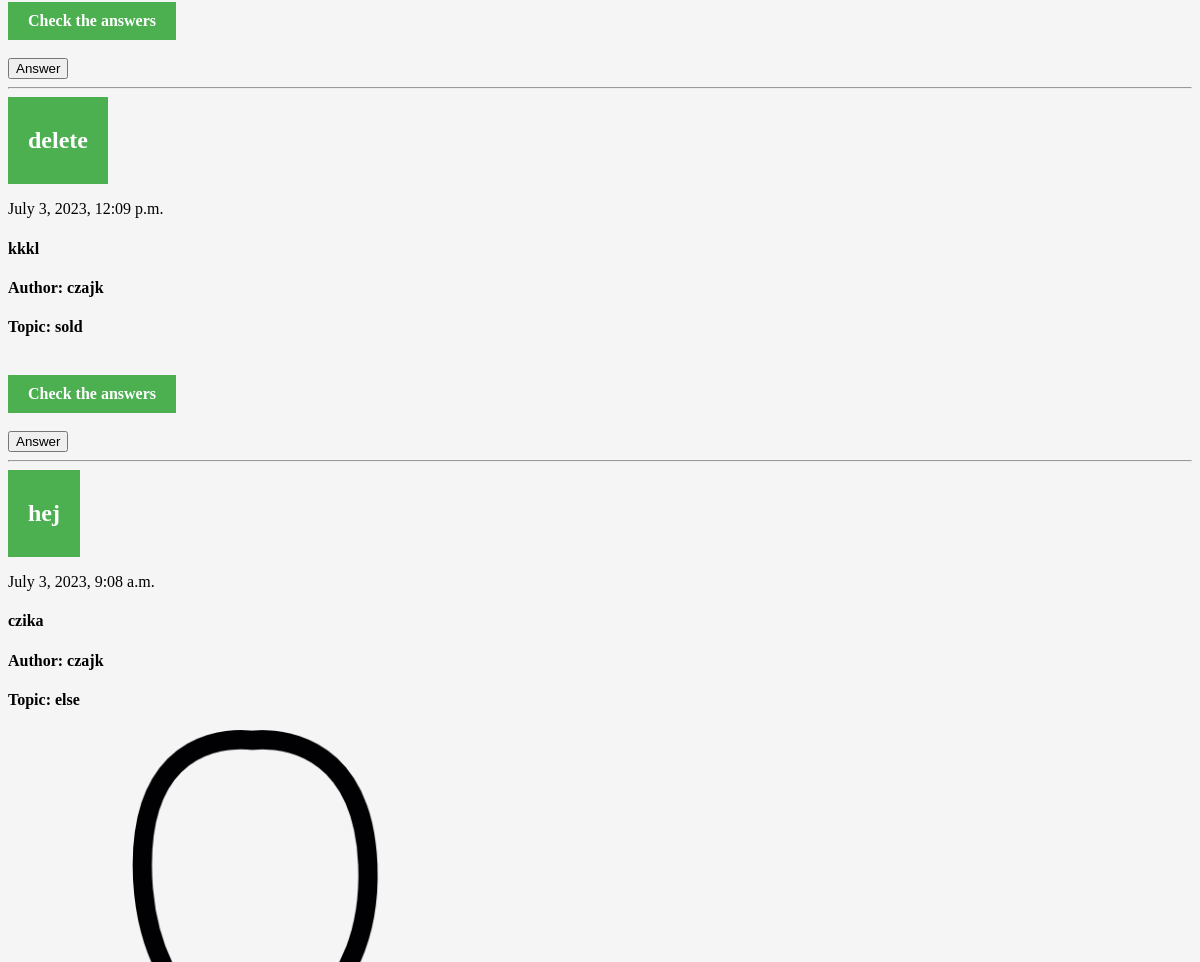
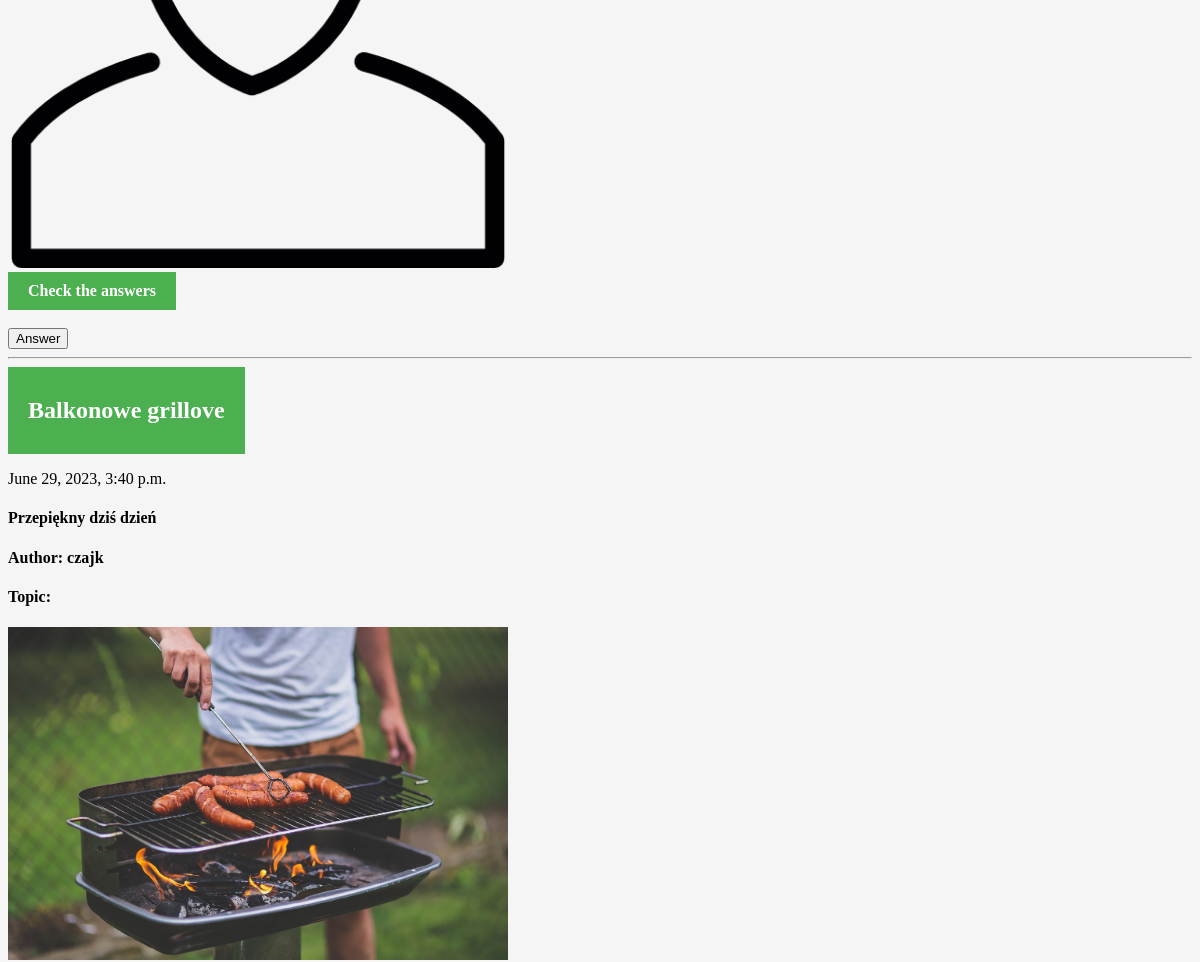
Page /post/ (middle part) on the earlier database version (2 pictures, top to bottom).
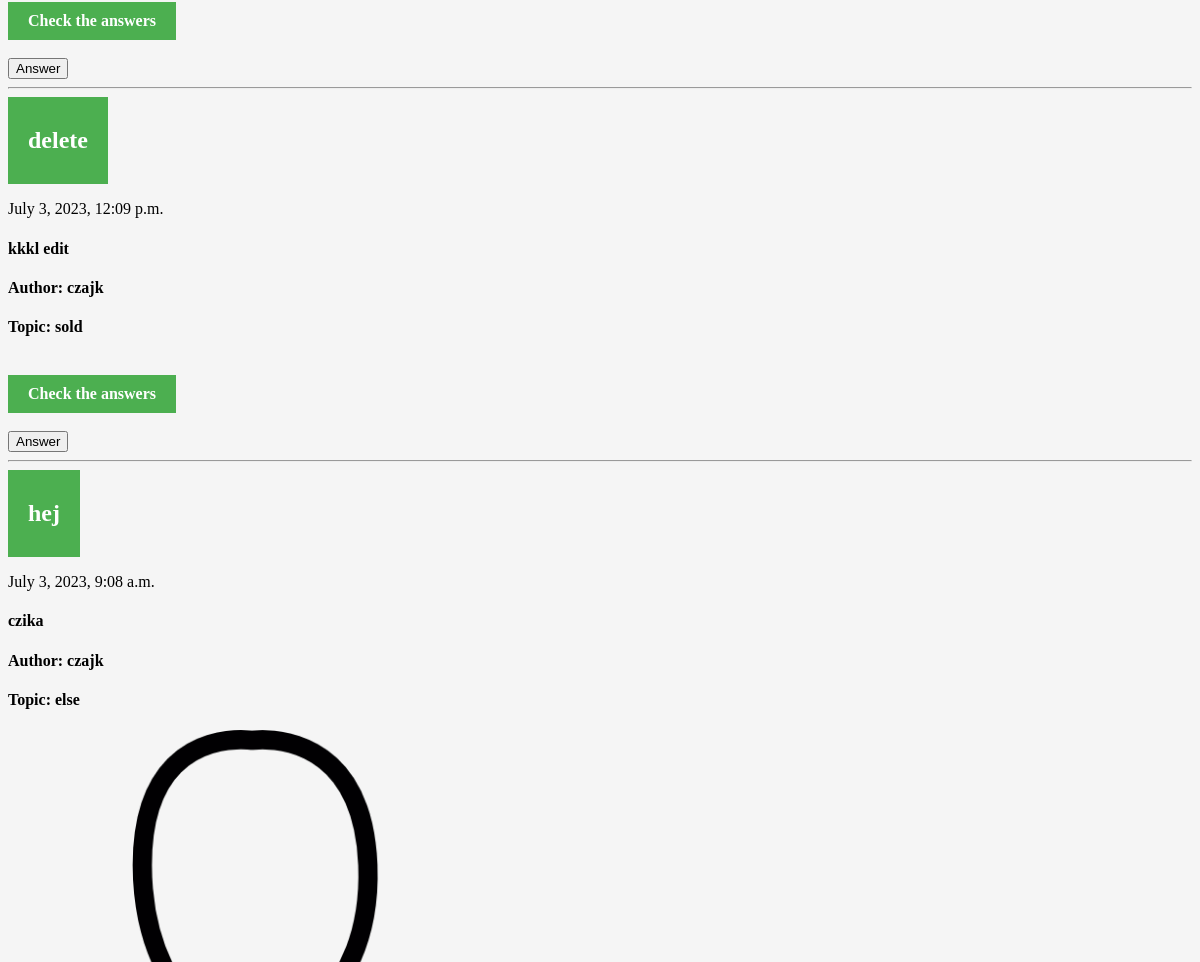
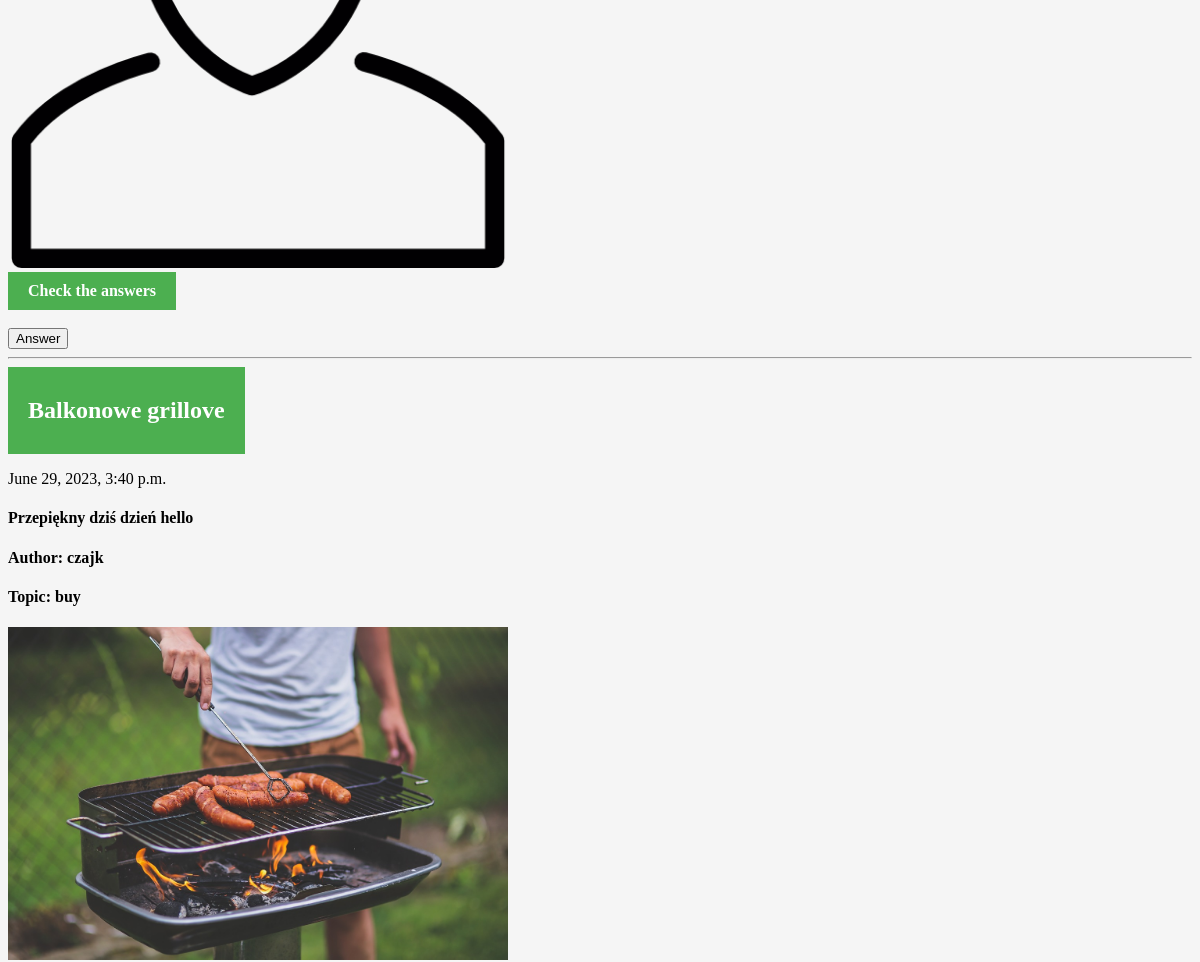
Same page on the later database version (2 pictures, top to bottom).
### Registration/models.py (models this page shows, shortened)
class Posts(models.Model):
    title = models.CharField(max_length=200)
    dec = models.TextField(blank=True)
    createDate = models.DateTimeField(auto_now_add=True) # automatically filled by Django during creation
    published = models.BooleanField()
    image = models.ImageField(upload_to='images/',blank=True)
    user = models.ForeignKey(User, on_delete=models.CASCADE) # Creating many to many relationship with User model
    topics = [
        ('', 'Wybierz temat'),
        ('sold', 'Sprzedam'),
        ('buy', 'Kupię'),
        ('rent', 'Wypożyczę'),
        ('look', 'Szukam'),
        ('else', 'Inne'),
    ]
    topic = models.CharField(max_length=4, choices=topics, default='')

### Registration/views.py (the view)
# urls.py: path('post/', views.post, name='post'),
def post(request):
    posts = Posts.objects.all().order_by('-createDate')
    return render(request, 'post.html', {'posts':posts})

### Registration/TEMPLATES/post.html (shortened to what this page needs)
{% extends 'base.html' %}
{% block content %}
    {% for post in posts%}
<hr>
    <a href="{% url 'detailPost' post.id %}"><h2>{{post.title}}</h2></a>
    <p>{{post.createDate}}</p>
    <h4>{{post.dec}}</h4>
    <h4>Author: {{post.user}}</h4>
    <h4>Topic: {{post.topic}} </h4>
    {% if post.image %}
        <img src="{{post.image.url}}" alt="photo" style="width: 500px">
    {% endif %}
    <br>
    <a href="{% url 'detailPost' post.id %}">Check the answers</a>
    <br>
    <br>
    <form action="{% url 'createAnswerPost' post.id %}">
        <button type="submit">Answer</button>
    </form>
    {% endfor %}
{% endblock content %}

Differences in the rows shown:
changed Posts "delete": dec "kkkl" → "kkkl edit"
changed Posts "Balkonowe grillove": dec "Przepiękny dziś dzień" → "Przepiękny dziś dzień hello"; topic (not shown) → "buy"
